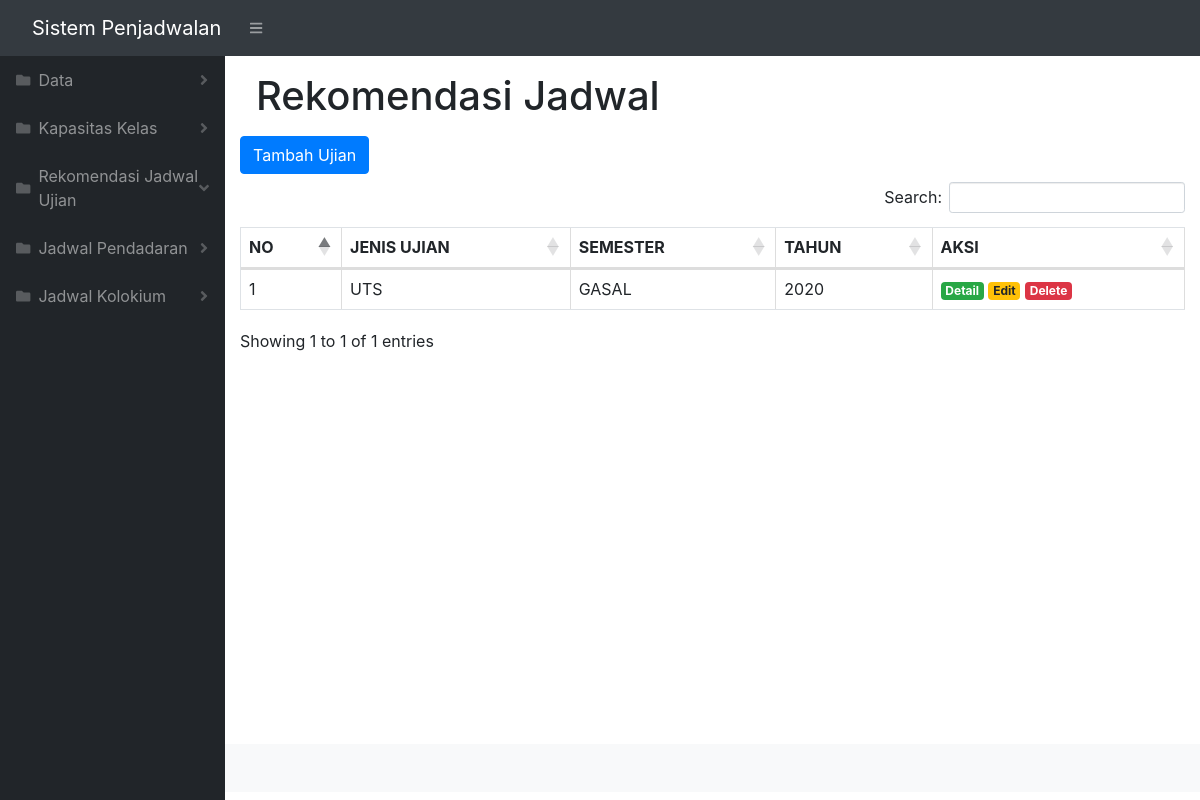
The app's page /index.php/rekomendasi/c_jadwal, older data.
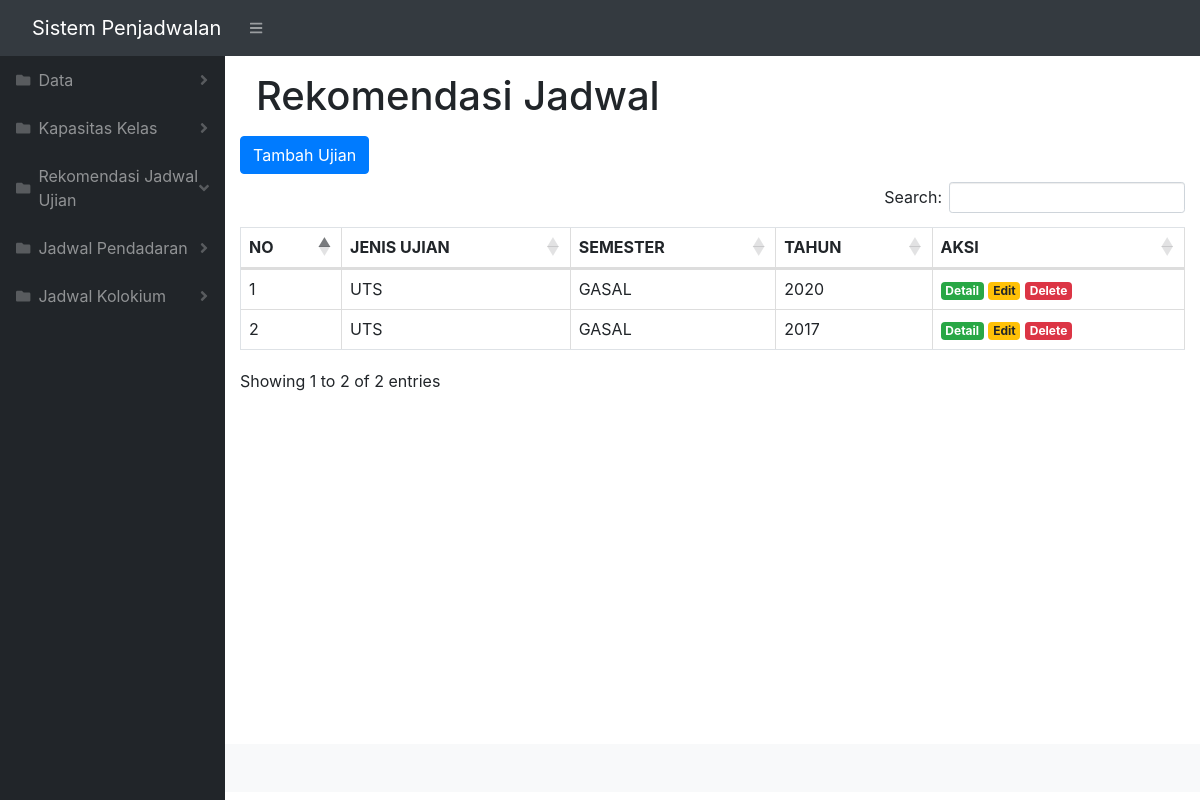
The same page, newer data.
### tables this page shows
CREATE TABLE `jadwal` (
  `idJadwal` int(11) NOT NULL,
  `jenisUjian` varchar(20) NOT NULL,
  `semester` varchar(10) NOT NULL,
  `tahun` varchar(10) NOT NULL
);

### application/controllers/Rekomendasi.php (called while the page is built, shortened)
<?php
class rekomendasi extends CI_Controller
{
    public function __construct()
    {
        $this->load->model('Jadwal_model');
    }
function c_jadwal() {
    $data['title'] = 'Rekomendasi Jadwal';
    $this->load->view('templates/header', $data);
    $this->load->view('templates/sidebar', $data);
    $this->load->view('templates/topbar', $data);
    $data['jadwal'] = $this->Jadwal_model->getDataJadwal();
    $this->load->view('rekomendasi/jadwal',$data);
    $this->load->view('templates/footer', $data);
}
}

### index.php (called while the page is built, shortened)
<?php
require_once BASEPATH.'core/CodeIgniter.php';

### application/models/Jadwal_model.php (called while the page is built, shortened)
<?php
class Jadwal_model extends CI_Model{
    function getDataJadwal() {
    	$data = $this->db->get("jadwal");
    	return $data->result_array();
    }
}

### application/views/rekomendasi/jadwal.php (the view, shortened to what this page needs)
<div id="layoutSidenav_content">
    <main>
        <div class="container-fluid">
            <nav class="navbar">
                <h1 class="mt-2"><?= $title ?></h1>
            </nav>
            <div>
                <a href="" class="btn btn-primary mb-2" data-toggle="modal" data-target="#ModalInput">Tambah Ujian</a>
                <div >
                    <table class="table table-bordered" id="tabelku" width="100%">
                        <thead>
                            <tr>
                                <th>NO</th>
                                <th>JENIS UJIAN</th>
                                <th>SEMESTER</th>
                                <th>TAHUN</th>
                                <th>AKSI</th>
                            </tr>
                        </thead>
                        <tbody>
                            <?php $i = 1; ?>
                            <?php foreach ($jadwal as $row) : ?>
                                <tr>
                                    <td><?= $i ?></td>
                                    <td><?php echo $row['jenisUjian']; ?></td>
                                    <td><?php echo $row['semester']; ?></td>
                                    <td><?php echo $row['tahun']; ?></td>
                                    <td>
                                        <a href="<?php echo base_url(); ?>rekomendasi/detailJadwal/<?= $row['idJadwal'];  ?>"
                                            class="badge badge-success" style="color: white">Detail</a>
                                        <a href="#" class="badge badge-warning" data-toggle="modal" data-target="#ModalEdit<?php echo $row['idJadwal'];  ?>">Edit</a>
                                         <a href="<?php echo base_url(); ?>home/deleteMakul/<?= $row['idJadwal']; ?>"
                                             class="badge badge-danger"
                                             onclick="return confirm('Are you sure you want to delete ?');">Delete</a>
                                         </td>
                                     </tr>
                                     <?php $i++; ?>
                                 <?php endforeach; ?>
                             </tbody>
                    </table>
                </div>
            </div>
        </div>
    </div>
    <?php
        foreach ($jadwal as $key) :
     ?>
    </div>
    <?php
    endforeach; ?>

Row changes from the older to the newer data that the page shows:
added jadwal: jenisUjian "UTS", semester "GASAL", tahun "2017"
Text that changed along with them:
text written by a page script: "Search: Showing 1 to 1 of 1 entries" → "Search: Showing 1 to 2 of 2 entries"
